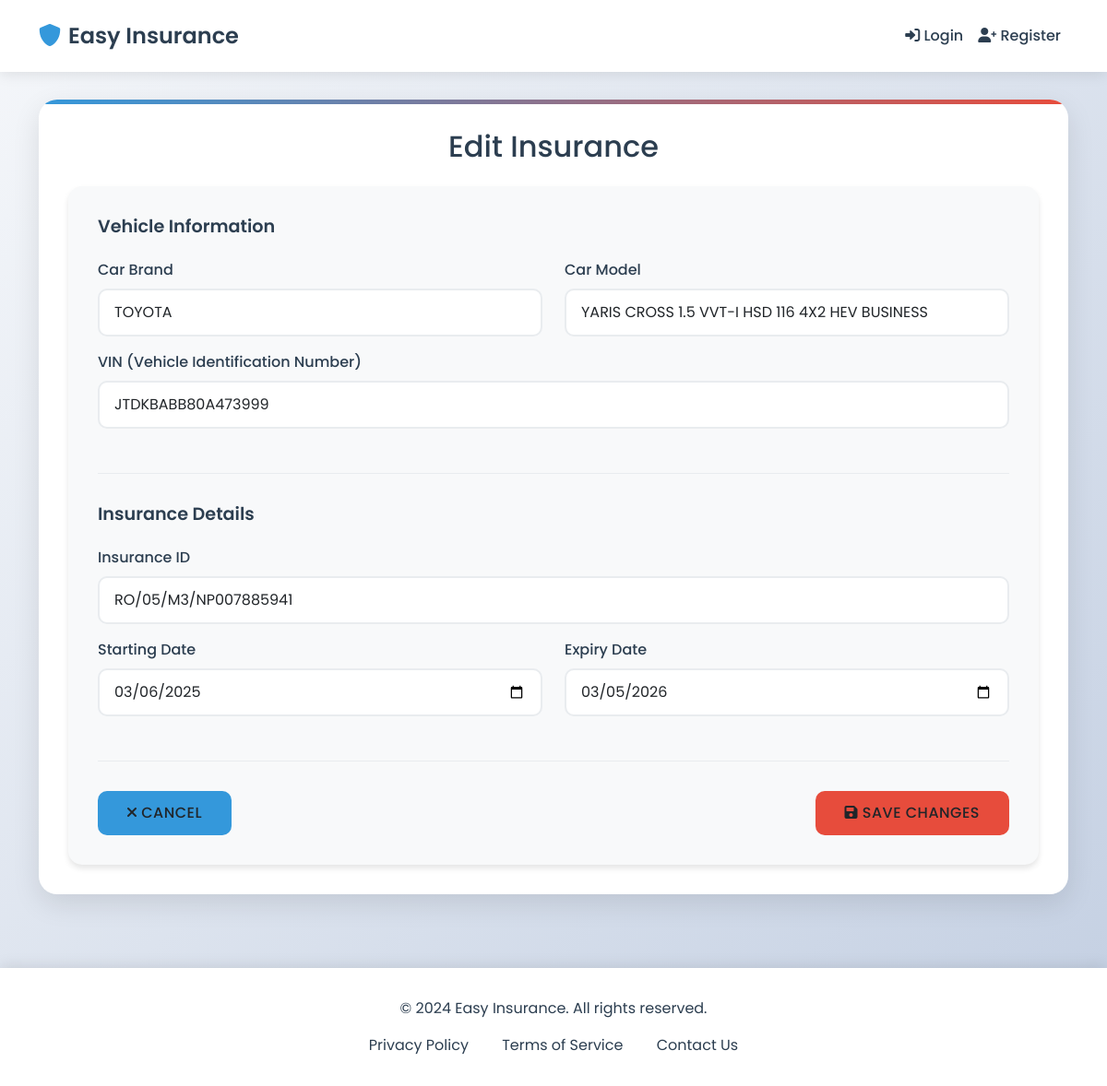
The app's page /EasyInsurance/insurances/11/edit/ (signed in) with its own data.
### EasyInsurance/models.py (models this page shows, shortened)
class Insurance(models.Model):
    user = models.ForeignKey(User, on_delete=models.CASCADE, related_name='insurances', null=True, default=1)
    insurance_id = models.CharField(max_length=50)
    expiry_date = models.DateTimeField()
    starting_date = models.DateTimeField()
    car_brand = models.CharField(max_length=50)
    car_model = models.CharField(max_length=50)
    VIN = models.CharField(max_length=50)
    class Meta:
        unique_together = ['user', 'insurance_id']

### EasyInsurance/views.py (the view, shortened to what this page needs)
# urls.py: path("insurances/<int:insurance_id>/edit/", views.InsuranceEditView.as_view(), name="insurance_edit"),
class InsuranceEditView(View):
    template_name = "Webpages/insurance_edit.html"
    def get(self, request, insurance_id):
        user_id = request.session.get('user_id')
        if not user_id:
            messages.error(request, 'Please log in to edit insurance records')
            return redirect('login')
        insurance = get_object_or_404(Insurance, id=insurance_id, user_id=user_id)
        return render(request, self.template_name, {'insurance': insurance})

### templates/Webpages/insurance_edit.html (shortened to what this page needs)
{% extends 'Webpages/base.html' %}
{% block content %}
<div class="content-container">
    <h2 class="text-center mb-4">Edit Insurance</h2>
    <div class="form-container">
        <form method="post">
            <div class="form-section">
                <h3 class="section-title">Vehicle Information</h3>
                <div class="row">
                    <div class="col-md-6 mb-3">
                        <label for="car_brand" class="form-label">Car Brand</label>
                        <input type="text" class="form-control" id="car_brand" name="car_brand" value="{{ insurance.car_brand }}" required>
                    </div>
                    <div class="col-md-6 mb-3">
                        <label for="car_model" class="form-label">Car Model</label>
                        <input type="text" class="form-control" id="car_model" name="car_model" value="{{ insurance.car_model }}" required>
                    </div>
                </div>
                <div class="mb-3">
                    <label for="VIN" class="form-label">VIN (Vehicle Identification Number)</label>
                    <input type="text" class="form-control" id="VIN" name="VIN" value="{{ insurance.VIN }}" required>
                </div>
            </div>
            <div class="form-section">
                <h3 class="section-title">Insurance Details</h3>
                <div class="mb-3">
                    <label for="insurance_id" class="form-label">Insurance ID</label>
                    <input type="text" class="form-control" id="insurance_id" name="insurance_id" value="{{ insurance.insurance_id }}" required>
                </div>
                <div class="row">
                    <div class="col-md-6 mb-3">
                        <label for="starting_date" class="form-label">Starting Date</label>
                        <input type="date" class="form-control" id="starting_date" name="starting_date" value="{{ insurance.starting_date|date:'Y-m-d' }}" required>
                    </div>
                    <div class="col-md-6 mb-3">
                        <label for="expiry_date" class="form-label">Expiry Date</label>
                        <input type="date" class="form-control" id="expiry_date" name="expiry_date" value="{{ insurance.expiry_date|date:'Y-m-d' }}" required>
                    </div>
                </div>
            </div>
            <div class="d-flex justify-content-between mt-4">
                <a href="{% url 'insurance_detail' insurance.id %}" class="btn btn-cancel">
                    <i class="fas fa-times"></i> Cancel
                </a>
                <button type="submit" class="btn btn-submit">
                    <i class="fas fa-save"></i> Save Changes
                </button>
            </div>
        </form>
    </div>
</div>
{% endblock %}

### templates/Webpages/base.html (style rules this page uses)
:root { --primary-color: #2c3e50; --secondary-color: #3498db; --accent-color: #e74c3c; --light-bg: #f8f9fa; --text-color: #2c3e50; --success-color: #2ecc71; --warning-color: #f1c40f; --danger-color: #e74c3c; }
body { font-family: 'Poppins', sans-serif; background: linear-gradient(135deg, #f5f7fa 0%, #c3cfe2 100%); min-height: 100vh; color: var(--text-color); padding-top: 76px; }
.content-container { background: white; border-radius: 20px; padding: 2rem; box-shadow: 0 10px 30px rgba(0, 0, 0, 0.1); position: relative; overflow: hidden; }
.content-container::before { content: ''; position: absolute; top: 0; left: 0; width: 100%; height: 5px; background: linear-gradient(90deg, var(--secondary-color), var(--accent-color)); }
.btn { border-radius: 10px; padding: 0.75rem 1.5rem; font-weight: 500; text-transform: uppercase; letter-spacing: 0.5px; transition: all 0.3s ease; }

### templates/Webpages/insurance_edit.html (style rules this page uses)
.form-container { background: var(--light-bg); border-radius: 15px; padding: 2rem; box-shadow: 0 4px 6px rgba(0, 0, 0, 0.1); }
.form-label { font-weight: 500; color: var(--primary-color); margin-bottom: 0.5rem; }
.form-control { border: 2px solid #e9ecef; border-radius: 10px; padding: 0.75rem 1rem; transition: all 0.3s ease; }
.form-section { margin-bottom: 2rem; padding-bottom: 2rem; border-bottom: 1px solid #e9ecef; }
.section-title { color: var(--primary-color); font-size: 1.2rem; font-weight: 600; margin-bottom: 1.5rem; }
.btn-submit { background: var(--accent-color); border: none; border-radius: 10px; padding: 0.75rem 2rem; font-weight: 500; transition: all 0.3s ease; }
.btn-cancel { background: var(--secondary-color); border: none; border-radius: 10px; padding: 0.75rem 2rem; font-weight: 500; transition: all 0.3s ease; }

### records on screen
Insurance: car_brand "TOYOTA", car_model "YARIS CROSS 1.5 VVT-I HSD 116 4X2 HEV BUSINESS", VIN "JTDKBABB80A473999", insurance_id "RO/05/M3/NP007885941", starting_date "03/06/2025", expiry_date "03/05/2026"
